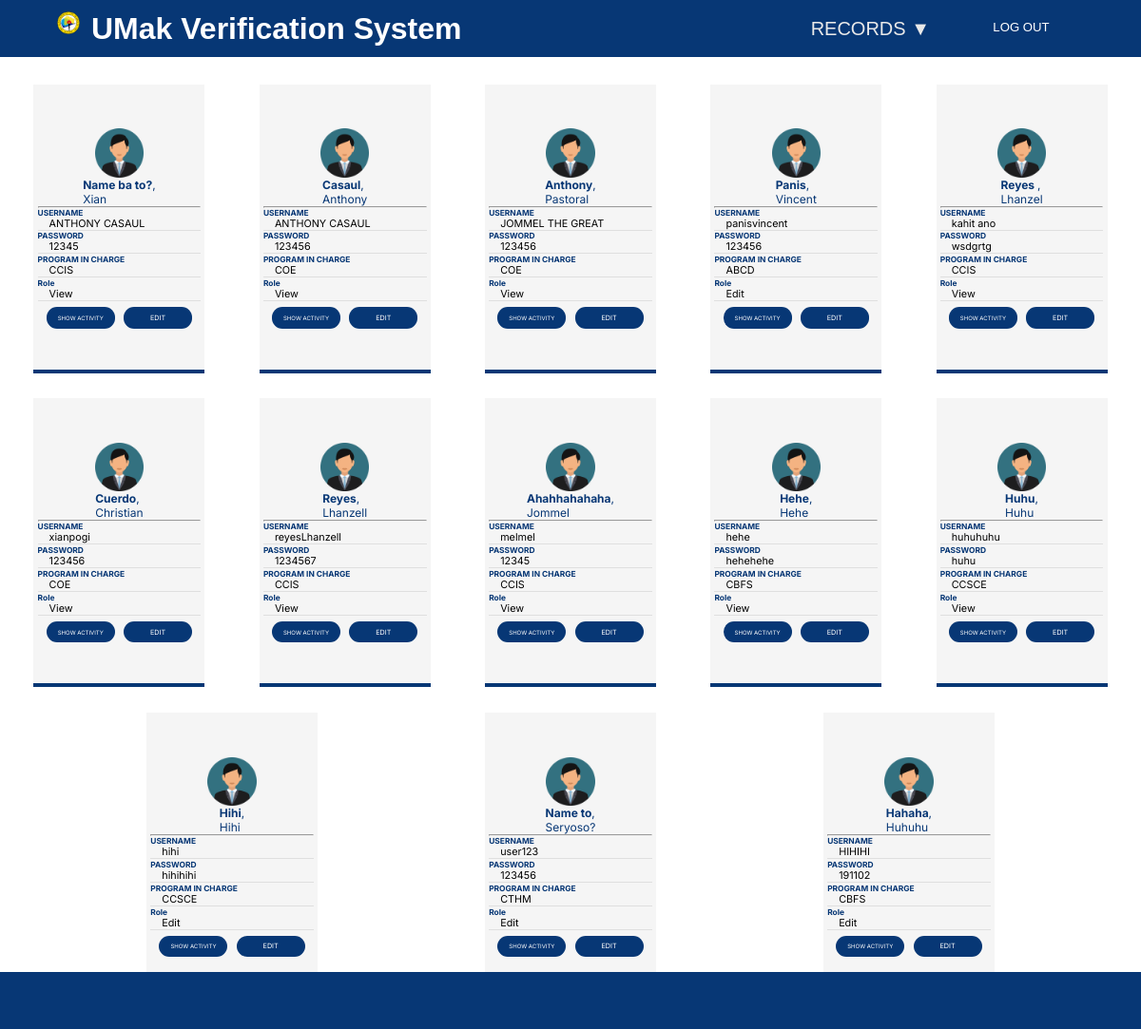
Page /admin_staff.php on the earlier database version.
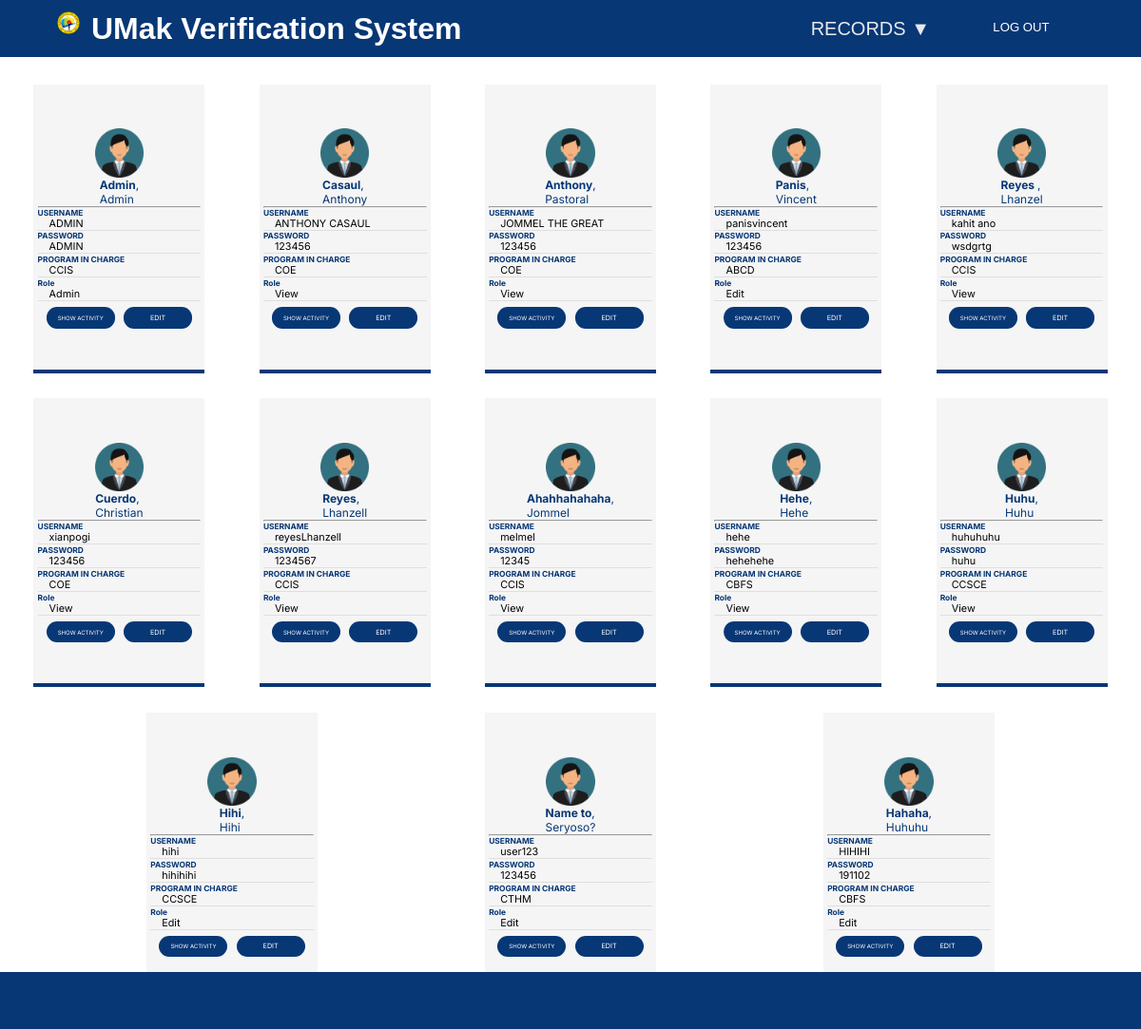
Same page on the later database version.
### tables this page shows
CREATE TABLE `accounts` (
  `account_id` int(5) NOT NULL,
  `Last_Name` varchar(250) NOT NULL,
  `First_Name` varchar(250) NOT NULL,
  `MIddle_Name` varchar(250) NOT NULL,
  `account_username` varchar(50) NOT NULL,
  `account_password` varchar(50) NOT NULL,
  `Email` varchar(250) NOT NULL,
  `Contact` int(15) NOT NULL,
  `Program_in_Charge` varchar(250) NOT NULL,
  `account_tag` varchar(50) NOT NULL
);

### admin_staff.php (the view, shortened to what this page needs)
<?php
include 'condb.php';
$select = mysqli_query($conn, "SELECT * FROM `accounts`") or die('query failed');
?>
<!DOCTYPE html>
<html>
    <head>
        <link rel="stylesheet" href="admin_staff.css">
    </head>
<body>
    <div class="menu-bar">
      <div class="logoText">
        <img src="img/UMakLogo.png" alt="" class="umakLogo">
        <h1 class="logo">UMak Verification System</span></h1>
      </div>
      <ul>
        <li>
          <a href="records.php">RECORDS ▼</a>
        </li>
        <li>
          <form action="index.php" method="post">
            <button type="submit" name="logout" class="logout">LOG OUT</button>
          </form>
        </li>
      </ul>
    </div>
    <div class="container">
    <?php
        if(mysqli_num_rows($select) > 0){
			while($row = mysqli_fetch_assoc($select)){
                $id = $row['account_id'];
                $lname = ucfirst(strtolower($row['Last_Name']));
                $fname = ucfirst(strtolower($row['First_Name']));
                $username = $row['account_username'];
                $password = $row['account_password'];
                $program = strtoupper($row['Program_in_Charge']);
                $tag = $row['account_tag'];
                echo '<div class="box">
                        <img src="img/userpic.png" class="usericon">
                            <div class="sName">
                                <p class="surname"><b>'.$lname.'</b>,</p>
                                <p class="fname">'.$fname.'</p>
                            </div>
                            <hr class="line">
                            <div class="belowBox">
                                <p class="text"><b>USERNAME</b></p>
                                <p class="php">'.$username.'</p>
                                <p class="text"><b>PASSWORD</b></p>
                                <p class="php">'.$password.'</p>
                                <p class="text"><b>PROGRAM IN CHARGE</b></p>
                                <p class="php">'.$program.'</p>
                                <p class="text"><b>Role</b></p>
                                <p class="php">'.$tag.'</p>
                            </div>
                            <div class="boxbutton">
                                <form method="post" action="staff_validator.php">
                                <input type="hidden" name="id" value="' . $id . '">
                                <a href="recentAct.php">
                                <button type="submit" class="btn showact_button">SHOW ACTIVITY</button>
                                </a>
                                </form>
                                  <form method="post" action="input.php">
                                  <input type="hidden" name="id" value="'. $id .'">
                                <a href="editStaff.php">
                                <button type="submit" class="btn editact_button">EDIT</button>
                                </a>
                            </div>
                                </form>
                        </div>';
    ?>
    <?php
   }
  }
  else{
      echo "<div class='no_data'>No Data Found</div>";
  }
  ?>
    <footer>
    </footer>
</body>
</html>

Differences in the rows shown:
changed accounts: Last_Name "Name ba to?" → "Admin"; First_Name "Xian" → "Admin"; account_username "ANTHONY CASAUL" → "ADMIN"; account_password "12345" → "ADMIN"; account_tag "View" → "Admin"
